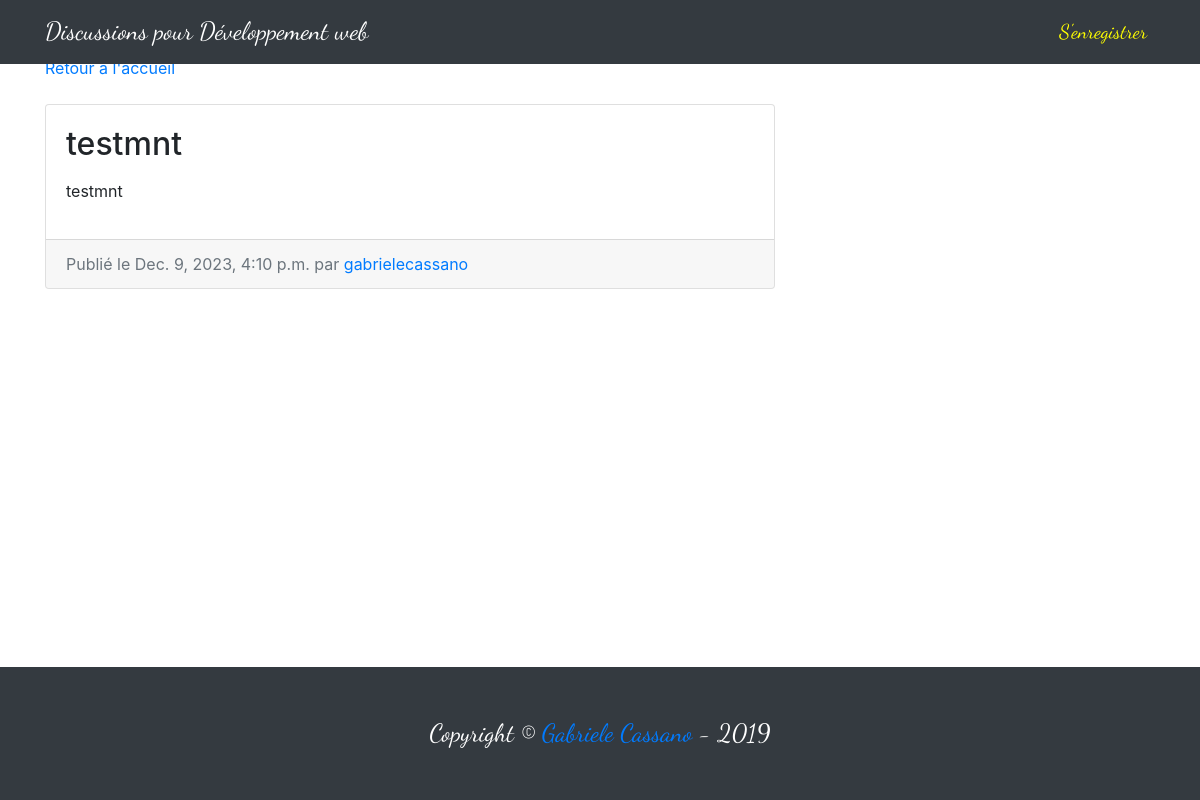
Screenshot of /entry/9/ with the database file from the repository.
### entries/models.py (models this page shows, shortened)
class Entry(models.Model):
    entry_title = models.CharField(max_length=50)
    entry_text = models.TextField()
    entry_date = models.DateTimeField(auto_now_add=True)
    entry_author = models.ForeignKey(User, on_delete=models.CASCADE)
    class Meta:
      verbose_name_plural = "entries"

### entries/views.py (the view)
# urls.py: path('entry/<int:pk>/', EntryView.as_view(), name = 'entry-detail'),
class EntryView(DetailView):
   model = Entry
   template_name= "entries/entry_detail.html"

### entries/templates/entries/entry_detail.html
{% extends "entries/base.html" %}
{% block content %}
<div class="col-md-8">
	<a href="{% url 'blog-home'%}">Retour à l'accueil</a>
    <div class="card mb-4 mt-4">
        <div class="card-body">
            <h2 class="card-title">{{ object.entry_title }}</h2>
            <p class="card-text">{{ object.entry_text|linebreaks }}</p>
        </div>
		<div class="card-footer text-muted">
            Publié le {{ object.entry_date }} par
           <a href="#">{{ object.entry_author }}</a>
         </div>
    </div>
</div>
{% endblock %}

### entries/static/entries/css/blog-home.css (style rules this page uses)
body { padding-top: 56px; }

### rows the page displays
Entry: entry_title "testmnt", entry_text "testmnt", entry_date "Dec. 9, 2023, 4:10 p.m.", entry_author "gabrielecassano"
